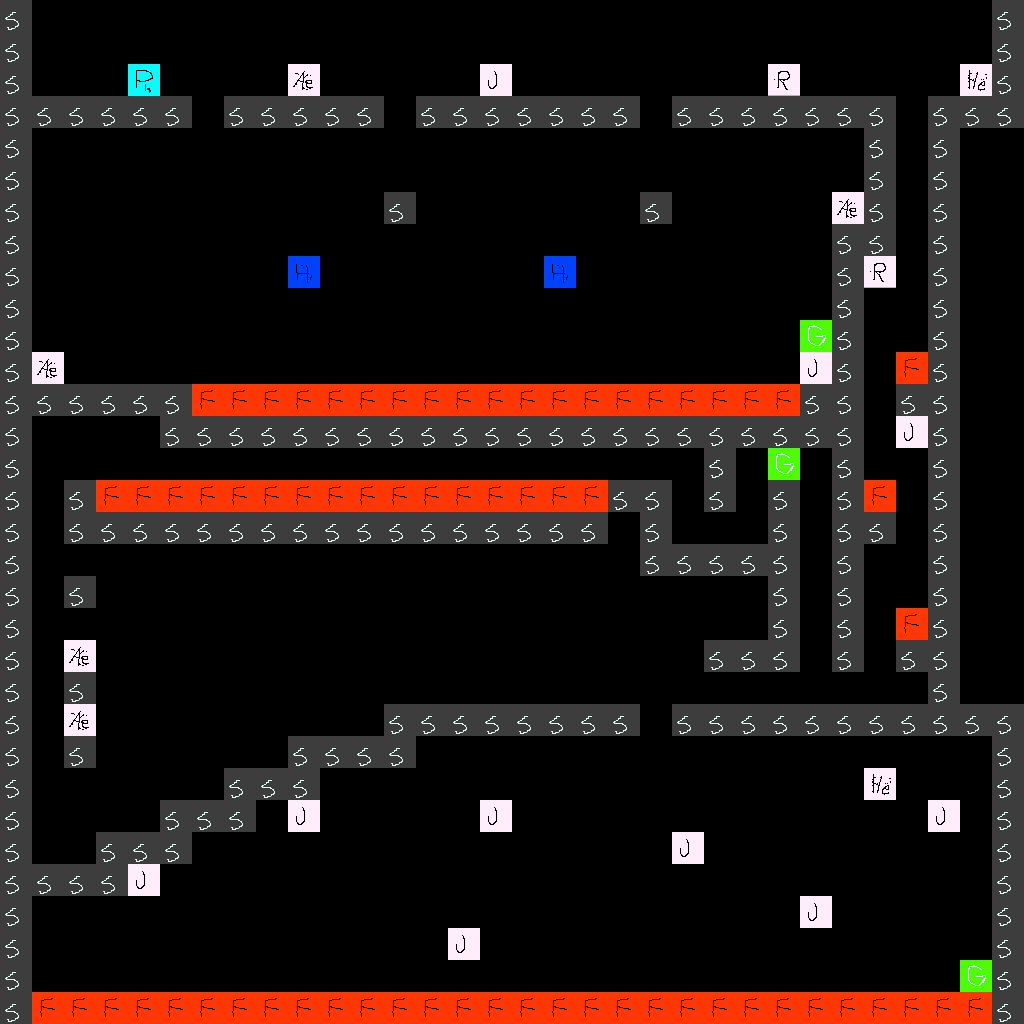

Below is a game level as drawn by its tile map, then a one-line description and the .tmx that defines it (tile-layer data replaced by summaries):
An orthogonal 32x32 tile map with 32x32 px tiles, 4 tile layers (Background, Solid, Foreground, Misc).

<map version="1.0" orientation="orthogonal" width="32" height="32" tilewidth="32" tileheight="32">
 <properties>
  <property name="completeMessage" value="Leve 3 Complete!" />
  <property name="groundColor" value="0xffffff" />
  <property name="groundEmit" value="0x000000" />
  <property name="introMessage" value="Level 3 - The Fire Cave" />
  <property name="skyColor" value="0x000000" />
  <property name="skyEmit" value="0x000000" />
 </properties>
 <tileset firstgid="1" name="tiles2" tilewidth="32" tileheight="32">
  <image source="tiles.png" width="512" height="512" />
 </tileset>
 <layer name="Background" width="32" height="32">
  <data>[1024 cells, 0 non-empty, 0 distinct tile ids]</data>
 </layer>
 <layer name="Solid" width="32" height="32">
  <data>[1024 cells, 305 non-empty, 9 distinct tile ids]</data>
 </layer>
 <layer name="Foreground" width="32" height="32">
  <data>[1024 cells, 0 non-empty, 0 distinct tile ids]</data>
 </layer>
 <layer name="Misc" width="32" height="32">
  <data>[1024 cells, 0 non-empty, 0 distinct tile ids]</data>
 </layer>
 <objectgroup name="Messages" width="32" height="32" />
</map>
